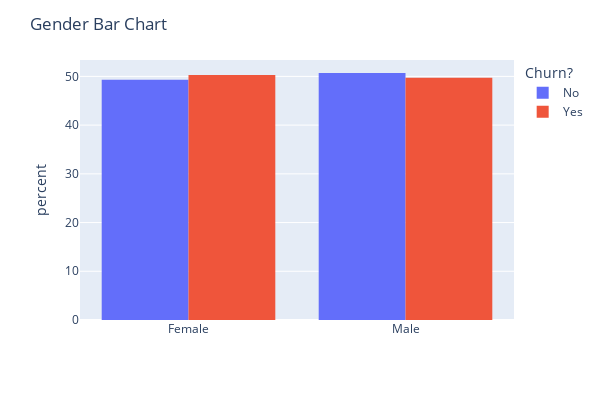
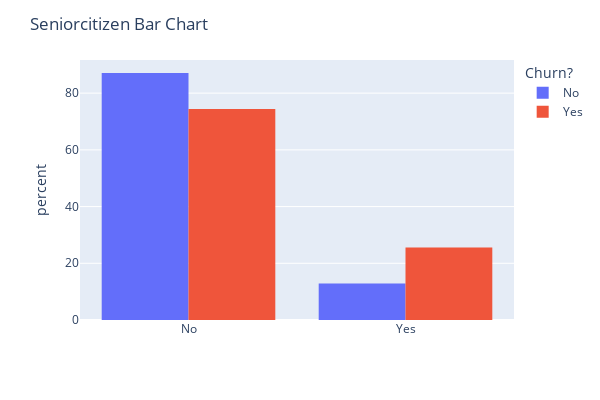
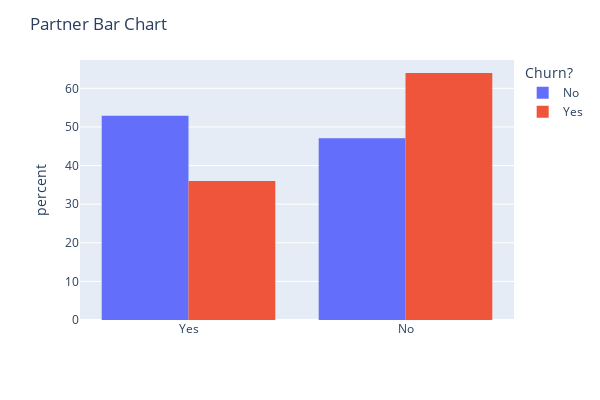
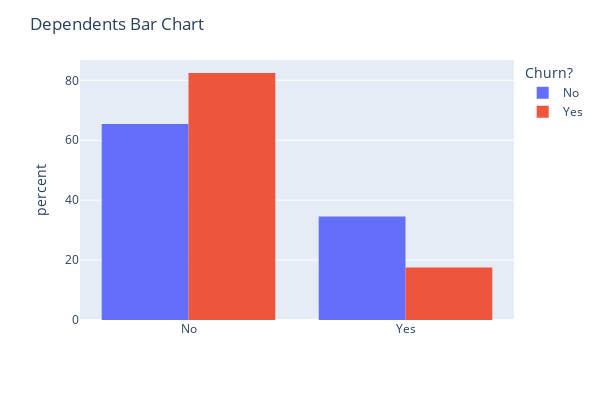

The notebook cell these images were saved under, in order:
### Code cell
all_col_cat = df.select_dtypes(include=['object'])
all_col_cat = all_col_cat.drop(columns='Churn')
for i in range(len(all_col_cat.columns)):
    bar_plot(all_col_cat.columns[i])

### Figure 1 — Plotly figure (JSON) as saved in the notebook; plotly's stock layout.template omitted (floating-point values rounded to 4 significant figures; data arrays with more than 128 entries replaced by an {"elided": "..."} marker saying what was removed)
{"data": [{"alignmentgroup": "True", "bingroup": "x", "histnorm": "percent", "hovertemplate": "Churn=No<br>gender=%{x}<br>percent=%{y}<extra></extra>", "legendgroup": "No", "marker": {"color": "#636efa", "pattern": {"shape": ""}}, "name": "No", "offsetgroup": "No", "orientation": "v", "showlegend": true, "type": "histogram", "x": {"elided": "5164 str values"}, "xaxis": "x", "yaxis": "y"}, {"alignmentgroup": "True", "bingroup": "x", "histnorm": "percent", "hovertemplate": "Churn=Yes<br>gender=%{x}<br>percent=%{y}<extra></extra>", "legendgroup": "Yes", "marker": {"color": "#EF553B", "pattern": {"shape": ""}}, "name": "Yes", "offsetgroup": "Yes", "orientation": "v", "showlegend": true, "type": "histogram", "x": {"elided": "1857 str values"}, "xaxis": "x", "yaxis": "y"}], "layout": {"barmode": "group", "height": 400, "legend": {"title": {"text": "Churn?"}, "tracegroupgap": 0}, "margin": {"t": 60}, "title": {"text": "Gender Bar Chart"}, "width": 600, "xaxis": {"anchor": "y", "domain": [0, 1], "title": {"text": ""}}, "yaxis": {"anchor": "x", "domain": [0, 1], "title": {"text": "percent"}}}}

### Figure 2 — Plotly figure (JSON) as saved in the notebook; plotly's stock layout.template omitted (floating-point values rounded to 4 significant figures; data arrays with more than 128 entries replaced by an {"elided": "..."} marker saying what was removed)
{"data": [{"alignmentgroup": "True", "bingroup": "x", "histnorm": "percent", "hovertemplate": "Churn=No<br>SeniorCitizen=%{x}<br>percent=%{y}<extra></extra>", "legendgroup": "No", "marker": {"color": "#636efa", "pattern": {"shape": ""}}, "name": "No", "offsetgroup": "No", "orientation": "v", "showlegend": true, "type": "histogram", "x": {"elided": "5164 str values"}, "xaxis": "x", "yaxis": "y"}, {"alignmentgroup": "True", "bingroup": "x", "histnorm": "percent", "hovertemplate": "Churn=Yes<br>SeniorCitizen=%{x}<br>percent=%{y}<extra></extra>", "legendgroup": "Yes", "marker": {"color": "#EF553B", "pattern": {"shape": ""}}, "name": "Yes", "offsetgroup": "Yes", "orientation": "v", "showlegend": true, "type": "histogram", "x": {"elided": "1857 str values"}, "xaxis": "x", "yaxis": "y"}], "layout": {"barmode": "group", "height": 400, "legend": {"title": {"text": "Churn?"}, "tracegroupgap": 0}, "margin": {"t": 60}, "title": {"text": "Seniorcitizen Bar Chart"}, "width": 600, "xaxis": {"anchor": "y", "domain": [0, 1], "title": {"text": ""}}, "yaxis": {"anchor": "x", "domain": [0, 1], "title": {"text": "percent"}}}}

### Figure 3 — Plotly figure (JSON) as saved in the notebook; plotly's stock layout.template omitted (floating-point values rounded to 4 significant figures; data arrays with more than 128 entries replaced by an {"elided": "..."} marker saying what was removed)
{"data": [{"alignmentgroup": "True", "bingroup": "x", "histnorm": "percent", "hovertemplate": "Churn=No<br>Partner=%{x}<br>percent=%{y}<extra></extra>", "legendgroup": "No", "marker": {"color": "#636efa", "pattern": {"shape": ""}}, "name": "No", "offsetgroup": "No", "orientation": "v", "showlegend": true, "type": "histogram", "x": {"elided": "5164 str values"}, "xaxis": "x", "yaxis": "y"}, {"alignmentgroup": "True", "bingroup": "x", "histnorm": "percent", "hovertemplate": "Churn=Yes<br>Partner=%{x}<br>percent=%{y}<extra></extra>", "legendgroup": "Yes", "marker": {"color": "#EF553B", "pattern": {"shape": ""}}, "name": "Yes", "offsetgroup": "Yes", "orientation": "v", "showlegend": true, "type": "histogram", "x": {"elided": "1857 str values"}, "xaxis": "x", "yaxis": "y"}], "layout": {"barmode": "group", "height": 400, "legend": {"title": {"text": "Churn?"}, "tracegroupgap": 0}, "margin": {"t": 60}, "title": {"text": "Partner Bar Chart"}, "width": 600, "xaxis": {"anchor": "y", "domain": [0, 1], "title": {"text": ""}}, "yaxis": {"anchor": "x", "domain": [0, 1], "title": {"text": "percent"}}}}

### Figure 4 — Plotly figure (JSON) as saved in the notebook; plotly's stock layout.template omitted (floating-point values rounded to 4 significant figures; data arrays with more than 128 entries replaced by an {"elided": "..."} marker saying what was removed)
{"data": [{"alignmentgroup": "True", "bingroup": "x", "histnorm": "percent", "hovertemplate": "Churn=No<br>Dependents=%{x}<br>percent=%{y}<extra></extra>", "legendgroup": "No", "marker": {"color": "#636efa", "pattern": {"shape": ""}}, "name": "No", "offsetgroup": "No", "orientation": "v", "showlegend": true, "type": "histogram", "x": {"elided": "5164 str values"}, "xaxis": "x", "yaxis": "y"}, {"alignmentgroup": "True", "bingroup": "x", "histnorm": "percent", "hovertemplate": "Churn=Yes<br>Dependents=%{x}<br>percent=%{y}<extra></extra>", "legendgroup": "Yes", "marker": {"color": "#EF553B", "pattern": {"shape": ""}}, "name": "Yes", "offsetgroup": "Yes", "orientation": "v", "showlegend": true, "type": "histogram", "x": {"elided": "1857 str values"}, "xaxis": "x", "yaxis": "y"}], "layout": {"barmode": "group", "height": 400, "legend": {"title": {"text": "Churn?"}, "tracegroupgap": 0}, "margin": {"t": 60}, "title": {"text": "Dependents Bar Chart"}, "width": 600, "xaxis": {"anchor": "y", "domain": [0, 1], "title": {"text": ""}}, "yaxis": {"anchor": "x", "domain": [0, 1], "title": {"text": "percent"}}}}
